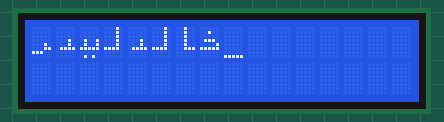
Simulated run of this program. Board: ATmega32, built with avr-gcc and emulated at 1 MHz. Parts: 16×2 character LCD. Wiring (inferred from the names in the program): character LCD (HD44780): RS PB0; E PB1; data PA0, PA1, PA2, PA3. At 0.5 s the program stops and its outputs stay as they are.

Above: at 0.6 s.

The program:

main.c
```c
#include "..\MCAL\DIO\DIO_interface.h"
#include "..\HAL\LCD\LCD_interface.h"
#include "..\Services\std_types.h"
#include "..\Services\bit_math.h"


#include <util\delay.h>


// Main Function
int main(void){

	LCD_voidInit();

	LCD_voidAddCharacter();
	LCD_voidSendData(4);
	LCD_voidSendData(3);
	LCD_voidSendData(5);
	LCD_voidSendData(2);
	LCD_voidSendData(3);
	LCD_voidSendData(2);
	LCD_voidSendData(1);
	LCD_voidSendData(0);


	while(1){

	}

}
```

LCD_config.h
```c
#ifndef LCD_CONFIG_H
    #define LCD_CONFIG_H


    /*
        Options :
            1- LCD_u8_4_BIT_MODE
            2- LCD_u8_4_BIT_MODE
    */
    #define LCD_u8_DATA_LENGTH LCD_u8_4_BIT_MODE

    /*
        PORTS :
            1- DIO_u8_PORTA
            2- DIO_u8_PORTB
            3- DIO_u8_PORTC
            4- DIO_u8_PORTD

        PINS :
            1- DIO_PIN_0
            2- DIO_PIN_1
            3- DIO_PIN_2
            4- DIO_PIN_3
            5- DIO_PIN_4
            6- DIO_PIN_5
            7- DIO_PIN_6
            8- DIO_PIN_7
    */

    #define LCD_DATA_PORT       DIO_u8_PORTA
    #define LCD_CONTROL_PORT    DIO_u8_PORTB

    #define LCD_RS_PIN          DIO_PIN_0
    #define LCD_ENABLE_PIN      DIO_PIN_1


    static u8 LCD_u8_Chars[] = {
        0x00,0x04,0x00,0x0E,0x01,0x1F,0x00,0x00,
        0x04,0x04,0x04,0x04,0x04,0x07,0x00,0x00,
        0x02,0x02,0x02,0x02,0x02,0x1E,0x00,0x00,
        0x00,0x00,0x00,0x02,0x02,0x0F,0x00,0x00,
        0x00,0x00,0x00,0x00,0x02,0x03,0x1C,0x00,
        0x00,0x00,0x00,0x09,0x09,0x1F,0x00,0x0A
    };

#endif
```

LCD.c
```c
#include "..\..\Services\std_types.h"
#include "..\..\Services\bit_math.h"

#include "..\..\MCAL\DIO\DIO_interface.h"

#include "LCD_interface.h"
#include "LCD_config.h"
#include "LCD_private.h"
#include <util/delay.h>


#if LCD_u8_DATA_LENGTH == LCD_u8_4_BIT_MODE

    static void LCD_voidSend4Bits(u8 Copy_msg){
        for(int i = 0;i<4;i++)
            DIO_voidSetPinValue(LCD_DATA_PORT,i,get_bit(Copy_msg,i));
    }

#endif


void LCD_voidInit(void){

    #if LCD_u8_DATA_LENGTH == LCD_u8_8_BIT_MODE

        DIO_voidSetPortDirection(LCD_DATA_PORT,0xff);
        DIO_voidSetPinDirection(LCD_CONTROL_PORT,LCD_RS_PIN,DIO_u8_OUTPUT);
        DIO_voidSetPinDirection(LCD_CONTROL_PORT,LCD_ENABLE_PIN,DIO_u8_OUTPUT);
        _delay_ms(50);

        // Function Set
        LCD_voidSendCmd(LCD_u8_FUNCTION_SET_8_BIT);
        _delay_us(50);

        // Display Control
        LCD_voidSendCmd(LCD_u8_DISPLAY);
        _delay_us(50);

        // Clear Display
        LCD_voidSendCmd(LCD_u8_CLEAR_DISPLAY);
        _delay_ms(2);

        // Entry Mode Set
        LCD_voidSendCmd(LCD_u8_ENTRY_MODE_SET);
        _delay_ms(1);

    #endif
    #if LCD_u8_DATA_LENGTH == LCD_u8_4_BIT_MODE

        DIO_voidSetPinDirection(LCD_DATA_PORT,DIO_PIN_0,DIO_u8_OUTPUT);
        DIO_voidSetPinDirection(LCD_DATA_PORT,DIO_PIN_1,DIO_u8_OUTPUT);
        DIO_voidSetPinDirection(LCD_DATA_PORT,DIO_PIN_2,DIO_u8_OUTPUT);
        DIO_voidSetPinDirection(LCD_DATA_PORT,DIO_PIN_3,DIO_u8_OUTPUT);

        DIO_voidSetPinDirection(LCD_CONTROL_PORT,LCD_RS_PIN,DIO_u8_OUTPUT);
        DIO_voidSetPinDirection(LCD_CONTROL_PORT,LCD_ENABLE_PIN,DIO_u8_OUTPUT);

        _delay_ms(50);
        LCD_voidSend4Bits(LCD_u8_FUNCTION_SET_4_BIT >> 4);

        DIO_voidSetPinValue(LCD_CONTROL_PORT,LCD_RS_PIN,DIO_u8_LOW); // RS = 0
        // Falling Edge
        DIO_voidSetPinValue(LCD_CONTROL_PORT,LCD_ENABLE_PIN,DIO_u8_HIGH); // EN = 1
        _delay_ms(1);
        DIO_voidSetPinValue(LCD_CONTROL_PORT,LCD_ENABLE_PIN,DIO_u8_LOW); // EN = 0
        _delay_ms(1);


        LCD_voidSendCmd(LCD_u8_FUNCTION_SET_4_BIT);
        _delay_us(50);

        // Display Control
        LCD_voidSendCmd(LCD_u8_DISPLAY);
        _delay_us(50);

        // Clear Display
        LCD_voidSendCmd(LCD_u8_CLEAR_DISPLAY);
        _delay_ms(2);

        // Entry Mode Set
        LCD_voidSendCmd(LCD_u8_ENTRY_MODE_SET);
        _delay_ms(1);


    #endif
}


void LCD_voidSendData(u8 Copy_u8data){

    #if LCD_u8_DATA_LENGTH == LCD_u8_8_BIT_MODE

        DIO_voidSetPortValue(LCD_DATA_PORT,Copy_u8data);
        DIO_voidSetPinValue(LCD_CONTROL_PORT,LCD_RS_PIN,DIO_u8_HIGH); // RS = 1
        // Falling Edge
        DIO_voidSetPinValue(LCD_CONTROL_PORT,LCD_ENABLE_PIN,DIO_u8_HIGH); // EN = 1
        _delay_ms(1);
        DIO_voidSetPinValue(LCD_CONTROL_PORT,LCD_ENABLE_PIN,DIO_u8_LOW); // EN = 0
        _delay_ms(1);

    #endif

    #if LCD_u8_DATA_LENGTH == LCD_u8_4_BIT_MODE
        LCD_voidSend4Bits(Copy_u8data >> 4);
        DIO_voidSetPinValue(LCD_CONTROL_PORT,LCD_RS_PIN,DIO_u8_HIGH); // RS = 1
        // Falling Edge
        DIO_voidSetPinValue(LCD_CONTROL_PORT,LCD_ENABLE_PIN,DIO_u8_HIGH); // EN = 1
        _delay_ms(1);
        DIO_voidSetPinValue(LCD_CONTROL_PORT,LCD_ENABLE_PIN,DIO_u8_LOW); // EN = 0
        _delay_ms(1);

        LCD_voidSend4Bits(Copy_u8data);
        DIO_voidSetPinValue(LCD_CONTROL_PORT,LCD_RS_PIN,DIO_u8_HIGH); // RS = 1
        // Falling Edge
        DIO_voidSetPinValue(LCD_CONTROL_PORT,LCD_ENABLE_PIN,DIO_u8_HIGH); // EN = 1
        _delay_ms(1);
        DIO_voidSetPinValue(LCD_CONTROL_PORT,LCD_ENABLE_PIN,DIO_u8_LOW); // EN = 0
        _delay_ms(1);

    #endif

}


void LCD_voidSendCmd(u8 Copy_u8cmd){

    #if LCD_u8_DATA_LENGTH == LCD_u8_8_BIT_MODE

        DIO_voidSetPortValue(LCD_DATA_PORT,Copy_u8cmd);
        DIO_voidSetPinValue(LCD_CONTROL_PORT,LCD_RS_PIN,DIO_u8_LOW); // RS = 0
        // Falling Edge
        DIO_voidSetPinValue(LCD_CONTROL_PORT,LCD_ENABLE_PIN,DIO_u8_HIGH); // EN = 1
        _delay_ms(1);
        DIO_voidSetPinValue(LCD_CONTROL_PORT,LCD_ENABLE_PIN,DIO_u8_LOW); // EN = 0
        _delay_ms(1);

    #endif

    #if LCD_u8_DATA_LENGTH == LCD_u8_4_BIT_MODE
        LCD_voidSend4Bits(Copy_u8cmd >> 4);
        DIO_voidSetPinValue(LCD_CONTROL_PORT,LCD_RS_PIN,DIO_u8_LOW); // RS = 0
        // Falling Edge
        DIO_voidSetPinValue(LCD_CONTROL_PORT,LCD_ENABLE_PIN,DIO_u8_HIGH); // EN = 1
        _delay_ms(1);
        DIO_voidSetPinValue(LCD_CONTROL_PORT,LCD_ENABLE_PIN,DIO_u8_LOW); // EN = 0
        _delay_ms(2);


        LCD_voidSend4Bits(Copy_u8cmd);
        DIO_voidSetPinValue(LCD_CONTROL_PORT,LCD_RS_PIN,DIO_u8_LOW); // RS = 0
        // Falling Edge
        DIO_voidSetPinValue(LCD_CONTROL_PORT,LCD_ENABLE_PIN,DIO_u8_HIGH); // EN = 1
        _delay_ms(1);
        DIO_voidSetPinValue(LCD_CONTROL_PORT,LCD_ENABLE_PIN,DIO_u8_LOW); // EN = 0
        _delay_ms(1);

    #endif
}


void LCD_voidWriteString(u8 * Copy_u8PtrString){
    while(*Copy_u8PtrString){
        LCD_voidSendData(*(Copy_u8PtrString++));
    }
}


void LCD_voidWriteInteger(u64 Copy_u32Number){
    u8 LOC_digits[20];
    u8 LOC_size = 0;
    while(Copy_u32Number){
        LOC_digits[LOC_size++] = '0' + (Copy_u32Number % 10);
        Copy_u32Number /= 10;
    }
    if(!LOC_size)
        LCD_voidSendData('0');
    else
        for(s8 i = LOC_size - 1;i>=0;i--)
            LCD_voidSendData(LOC_digits[i]);
}


void LCD_voidClearDisplay(void){
    LCD_voidSendCmd(LCD_u8_CLEAR_DISPLAY);
    _delay_ms(2);

}


void LCD_voidMoveCursor(u8 Copy_u8Row,u8 Copy_u8Col){
    u8 LOC_bias = (Copy_u8Row - 1) * 0x40;
    LCD_voidSendCmd((1 << 7) | (LOC_bias + Copy_u8Col - 1));
    _delay_us(50);
}


void LCD_voidReturnHome(void){
    LCD_voidSendCmd(LCD_u8_RETURN_HOME);
    _delay_ms(2);
}


void LCD_voidAddCharacter(){
    LCD_voidSendCmd((1 << 6));
    _delay_us(50);
    for(u8 i = 0;i<sizeof(LCD_u8_Chars) / sizeof(LCD_u8_Chars[0]);i++){
        LCD_voidSendData(LCD_u8_Chars[i]);
        _delay_us(50);
    }
    LCD_voidMoveCursor(1,1);
}
```

LCD_interface.h
```c
#ifndef LCD_INTERFACE_H
    #define LCD_INTERFACE_H


    void LCD_voidInit(void);
    void LCD_voidSendData(u8 Copy_u8data);
    void LCD_voidSendCmd(u8 Copy_u8cmd);
    void LCD_voidWriteString(u8 * Copy_u8PtrString);

    void LCD_voidWriteInteger(u64 Copy_u32Number);
    void LCD_voidClearDisplay(void);
    void LCD_voidMoveCursor(u8 Copy_u8Row,u8 Copy_u8Col);
    void LCD_voidReturnHome(void);
    void LCD_voidAddCharacter();

#endif
```

LCD_private.h
```c
#ifndef LCD_PRIVATE_H
    #define LCD_PRIVATE_H


    #define LCD_u8_8_BIT_MODE 1
    #define LCD_u8_4_BIT_MODE 2


    #define LCD_u8_FUNCTION_SET_8_BIT   0x3C // 0b0011 1100 (DATA LINE = 4 & 2 Line Display & 5 x 8 Dots)
    #define LCD_u8_FUNCTION_SET_4_BIT   0x2C // 0b0010 1100 (DATA LINE = 4 & 2 Line Display & 5 x 8 Dots)
    #define LCD_u8_DISPLAY              0x0E // 0b0000 1110 (Display ON & Cursor ON & Blink OFF)
    #define LCD_u8_CLEAR_DISPLAY        0x01 // 0b0000 0001 (Clear Display)
    #define LCD_u8_ENTRY_MODE_SET       0x06 // 0b0000 0110 (Increament Cursor on Typing & No Shift)
    #define LCD_u8_RETURN_HOME          0x02 // 0b0000 0010 (Return Home (Move Cursor To pos(0,0)) )


#endif
```

DIO.c
```c
// Include Files (Services)
#include "..\..\Services\std_types.h"
#include "..\..\Services\bit_math.h"

#include "DIO_interface.h"
#include "DIO_private.h"
#include "DIO_config.h"


void DIO_voidSetPortDirection(u8 Copy_u8Port,u8 Copy_u8Direction){
    // if(Copy_u8Direction)
    //     Copy_u8Direction = 0xff;
    switch (Copy_u8Port){
        case DIO_u8_PORTA:
            DDRA = Copy_u8Direction;
            break;
        case DIO_u8_PORTB:
            DDRB = Copy_u8Direction;
            break;
        case DIO_u8_PORTC:
            DDRC = Copy_u8Direction;
            break;
        case DIO_u8_PORTD:
            DDRD = Copy_u8Direction;
    }

}
void DIO_voidSetPinDirection(u8 Copy_u8Port,u8 Copy_u8Pin,u8 Copy_u8Direction){
    switch(Copy_u8Port){
        case DIO_u8_PORTA :
            write_bit(DDRA,Copy_u8Pin,Copy_u8Direction);
            break;
        case DIO_u8_PORTB :
            write_bit(DDRB,Copy_u8Pin,Copy_u8Direction);
            break;
        case DIO_u8_PORTC :
            write_bit(DDRC,Copy_u8Pin,Copy_u8Direction);
            break;
        case DIO_u8_PORTD :
            write_bit(DDRD,Copy_u8Pin,Copy_u8Direction);
            break;
    }
}

void DIO_voidSetPortValue(u8 Copy_u8Port,u8 Copy_u8Value){
    //if(Copy_u8Value)
        //Copy_u8Value = 0xff;
    switch (Copy_u8Port){
        case DIO_u8_PORTA:
            PORTA = Copy_u8Value;
            break;
        case DIO_u8_PORTB:
            PORTB = Copy_u8Value;
            break;
        case DIO_u8_PORTC:
            PORTC = Copy_u8Value;
            break;
        case DIO_u8_PORTD:
            PORTD = Copy_u8Value;
    }
}
void DIO_voidSetPinValue(u8 Copy_u8Port,u8 Copy_u8Pin,u8 Copy_u8Value){
    switch(Copy_u8Port){
        case DIO_u8_PORTA :
            write_bit(PORTA,Copy_u8Pin,Copy_u8Value);
            break;
        case DIO_u8_PORTB :
            write_bit(PORTB,Copy_u8Pin,Copy_u8Value);
            break;
        case DIO_u8_PORTC :
            write_bit(PORTC,Copy_u8Pin,Copy_u8Value);
            break;
        case DIO_u8_PORTD :
            write_bit(PORTD,Copy_u8Pin,Copy_u8Value);
            break;
    }
}

u8 DIO_u8ReadPinValue(u8 Copy_u8Port,u8 Copy_u8Pin){
    u8 LOC_u8PinState = 0;
    switch(Copy_u8Port){
        case DIO_u8_PORTA :
            LOC_u8PinState = get_bit(PINA,Copy_u8Pin);
            break;
        case DIO_u8_PORTB :
            LOC_u8PinState = get_bit(PINB,Copy_u8Pin);
            break;
        case DIO_u8_PORTC :
            LOC_u8PinState = get_bit(PINC,Copy_u8Pin);
            break;
        case DIO_u8_PORTD :
            LOC_u8PinState = get_bit(PIND,Copy_u8Pin);

    }
    return LOC_u8PinState;
}


void DIO_voidActivePullUp(u8 Copy_u8Port,u8 Copy_u8Pin){
    switch(Copy_u8Port){
        case DIO_u8_PORTA :
            clear_bit(DDRA,Copy_u8Pin);
            set_bit(PORTA,Copy_u8Pin);
            break;
        case DIO_u8_PORTB :
            clear_bit(DDRB,Copy_u8Pin);
            set_bit(PORTB,Copy_u8Pin);
            break;
        case DIO_u8_PORTC :
            clear_bit(DDRC,Copy_u8Pin);
            set_bit(PORTC,Copy_u8Pin);
            break;
        case DIO_u8_PORTD :
            clear_bit(DDRD,Copy_u8Pin);
            set_bit(PORTD,Copy_u8Pin);
            break;

    }
}
```

DIO_config.h
```c
#ifndef DIO_CONFIG_H
    #define DIO_CONFIG_H


#endif
```

DIO_interface.h
```c
#include "..\..\Services\std_types.h"


#ifndef DIO_INTERFACE_H
    #define DIO_INTERFACE_H

    #define DIO_u8_PORTA    0
    #define DIO_u8_PORTB    1
    #define DIO_u8_PORTC    2
    #define DIO_u8_PORTD    3

    #define DIO_u8_OUTPUT   1
    #define DIO_u8_INPUT    0

    #define DIO_u8_HIGH     1
    #define DIO_u8_LOW      0


    #define DIO_PIN_0       0
    #define DIO_PIN_1       1
    #define DIO_PIN_2       2
    #define DIO_PIN_3       3
    #define DIO_PIN_4       4
    #define DIO_PIN_5       5
    #define DIO_PIN_6       6
    #define DIO_PIN_7       7


    void DIO_voidSetPortDirection(u8 Copy_u8Port,u8 Copy_u8Direction);
    void DIO_voidSetPinDirection(u8 Copy_u8Port,u8 Copy_u8Pin,u8 Copy_u8Direction);

    void DIO_voidSetPortValue(u8 Copy_u8Port,u8 Copy_u8Value);
    void DIO_voidSetPinValue(u8 Copy_u8Port,u8 Copy_u8Pin,u8 Copy_u8Value);

    u8 DIO_u8ReadPinValue(u8 Copy_u8Port,u8 Copy_u8Pin);
    void DIO_voidActivePullUp(u8 Copy_u8Port,u8 Copy_u8Pin);


#endif
```

DIO_private.h
```c
#ifndef DIO_PRIVATE_H
    #define DIO_PRIVATE_H

    // PORTA Registers
    #define PORTA   *((volatile u8*)(0x3B))
    #define DDRA    *((volatile u8*)(0x3A))
    #define PINA    *((volatile u8*)(0x39))

    // PORTB Registers
    #define PORTB   *((volatile u8*)(0x38))
    #define DDRB    *((volatile u8*)(0x37))
    #define PINB    *((volatile u8*)(0x36))

    // PORTC Registers
    #define PORTC   *((volatile u8*)(0x35))
    #define DDRC    *((volatile u8*)(0x34))
    #define PINC    *((volatile u8*)(0x33))

    // PORTD Registers
    #define PORTD   *((volatile u8*)(0x32))
    #define DDRD    *((volatile u8*)(0x31))
    #define PIND    *((volatile u8*)(0x30))


#endif
```

bit_math.h
```c
#ifndef BIT_MATH_H
	#define BIT_MATH_H


	#define set_bit(port,bit) (port|=(1<<bit))
	#define clear_bit(port,bit) (port&=~(1<<bit))
	#define toggle_bit(port,bit) (port^=(1<<bit))
	// #define get_bit(port,bit) ((port&(1<<bit))!=0)
	#define get_bit(port,bit) ((port >> bit) & 1)
	#define write_bit(port,bit,val) ((val) ? set_bit(port,bit) : clear_bit(port,bit))


#endif 
```

std_types.h
```c
#ifndef STD_TYPES_H
    #define STD_TYPES_H


    typedef unsigned char           u8;
    typedef unsigned short int      u16;
    typedef unsigned long int       u32;
    typedef unsigned long long int  u64;


    typedef signed char             s8;
    typedef signed short int        s16;
    typedef signed long int         s32;
    typedef signed long long int    s64;

    typedef float                   f32;
    typedef double                  f64;
    typedef long double             f128;


#endif 
```
